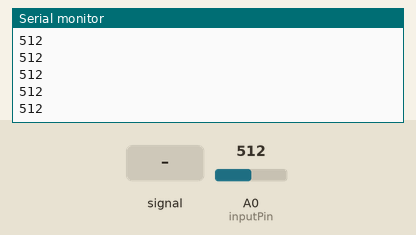
The sketch below on a simulated Arduino Uno, built with avr-gcc and run on an emulated ATmega328P. Parts: the last lines printed to the serial monitor. Inputs (shaded band) come from the test bench; at power-on: A0 (inputPin) = 512.

Above: at 1.2 s.
1.3 s: A0 (inputPin) fed a 200 Hz sine of ±81 counts around its level
At 1.9 s:
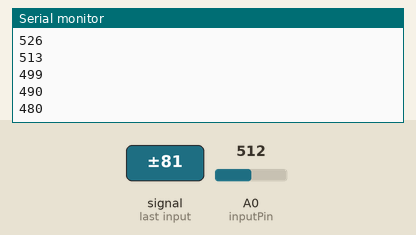
2.8 s: A0 (inputPin) set to 716
At 3.3 s:
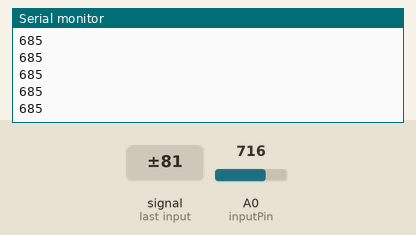
4.3 s: A0 (inputPin) set to 900
At 5.4 s:
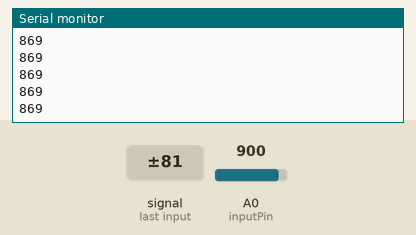
Timing chart, 0 to 7.3 s (numbered marks = the images above; inputs shaded):
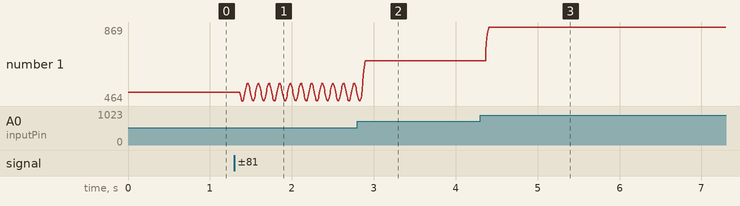

The sketch:

ROBO_EMG.ino
```cpp
// using a power of 2 for the filterWeight will allow the compiler to optimise the calculation
#define inputPin 0
const int filterWeight = 32;  // higher numbers = heavier filtering
const int numReadings = 10;

int average = 0;                // the average

void setup() {
  // initialize serial communication with computer:
  Serial.begin(9600);
  // seed the filter
  average = analogRead(inputPin);
}
void loop() {
  for (int i = 0; i < numReadings; i++) {
    average = average + (analogRead(inputPin) - average) / filterWeight;
  }
  Serial.println(average);
  delay(1);
}
```

Measured:
- after the input at 1.3 s, the serial monitor: prints a new line after 0.07 s (image 1)
- after the input at 2.8 s, the serial monitor: prints a new line after 0.07 s (image 2)
- after the input at 4.3 s, the serial monitor: prints a new line after 0.07 s (image 3)
- plotted number 1: 512 → 499 after the input at 1.3 s, 499 → 685 after the input at 2.8 s, 685 → 869 after the input at 4.3 s
